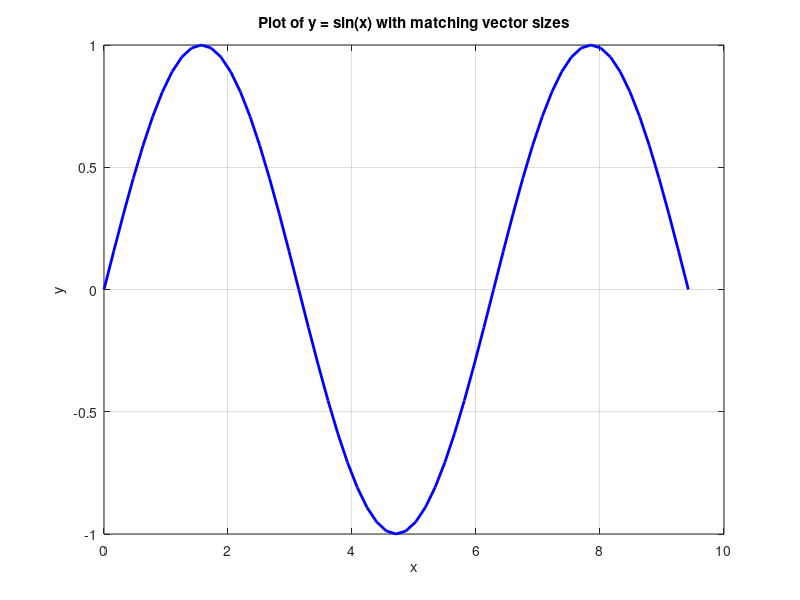

The MATLAB source for this figure:
fprintf('--- 9.1 Experiment 1: Debugging Syntax Errors and Pitfalls in MATLAB ---\n\n');

%% Task 1: Syntax Errors and Debugging
fprintf('--- Task 1: Corrected Syntax Errors ---\n');
% Listing 9.1: Corrected Script
x = 5;
y = 3;
% FIX: Added the missing closing parenthesis for (y + 2)
result = x * (y + 2); 

% FIX: Added the missing closing parenthesis for the disp() function
disp(['The result is ', num2str(result)]); 
fprintf('\n');


%% Task 2: Identifying Logical Errors
fprintf('--- Task 2: Newton Quotient and Logical Errors ---\n');
% Define the function f(x) = x^2 using an anonymous function
f = @(x) x^2;
x_val = 2;

% The exact theoretical derivative of x^2 at x=2 is 2*x = 4.
fprintf('Theoretical exact derivative at x = 2 is 4.\n\n');

% Testing for several values of h to identify discrepancies (rounding errors)
h_values = [1, 0.1, 0.01, 1e-8, 1e-12, 1e-16];

fprintf('Testing Newton Quotient for f(x) = x^2 at x = 2:\n');
fprintf('h value      | Calculated Derivative\n');
fprintf('------------------------------------\n');

for i = 1:length(h_values)
    h = h_values(i);
    % Newton quotient formula
    derivative = (f(x_val + h) - f(x_val)) / h;
    fprintf('%1.2e     | %f\n', h, derivative);
end
fprintf('\nLogical Error Note: As h gets extremely small (e.g., 1e-16), floating-point precision limits cause catastrophic cancellation, making the result wildly inaccurate rather than converging to 4.\n\n');


%% Task 3: Pitfalls with Vector Sizes
fprintf('--- Task 3: Corrected Mismatched Vector Sizes ---\n');

% Listing 9.3: Corrected vector sizes
x = 0:pi/20:3*pi;
y = sin(x);

% The manual previously redefined x with a different step size (pi/40), causing a mismatch.
% FIX: We comment out the redefinition so x and y remain the exact same length.
% x = 0:pi/40:3*pi; % Redefine x with different length (COMMENTED OUT TO FIX ERROR)

% Create a plot to verify the fix works successfully
figure('Name', 'Task 3: Corrected Vector Plot');
plot(x, y, 'b-', 'LineWidth', 2);
title('Plot of y = sin(x) with matching vector sizes');
xlabel('x');
ylabel('y');
grid on;

fprintf('Task 3 plot generated successfully. The vector size mismatch was corrected by ensuring the x array was not improperly redefined before plotting.\n');
